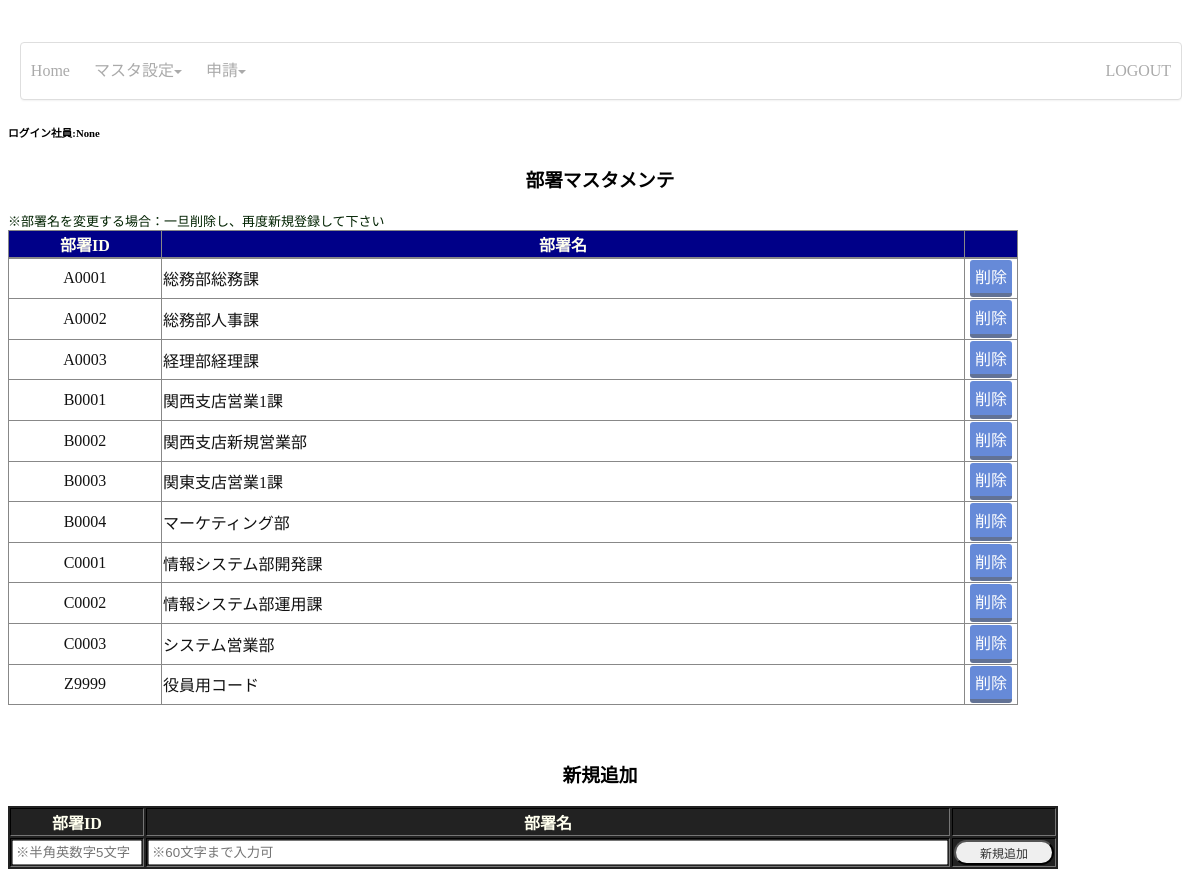
The page /m_busyo on the database its author committed.
### flaski/models.py (models this page shows)
class M_Busyo(Base):
    __tablename__ = 'M_Busyo'
    busyoid = Column(String(5), nullable=False, primary_key=True)
    busyoname = Column(String(60))

### templates/msts/mst.py (the view)
@M_MST.route('/m_busyo', methods=['POST', 'GET']) #blueprintを使う場合、ここは「app.route」ではないので注意！自分の定義したモジュール名を書くこと！
def MST_BUSYO():
    if request.method == 'POST':
           getid = request.form['syainid']
           url = "/m_busyo?id={0}".format(getid)
           Busyo = M_Busyo()
           Busyo.busyoid = request.form['busyo_id']
           Busyo.busyoname = request.form['busyo_name']
           try:
              db.session.add(Busyo)
              db.session.commit()
           except:
              flash('DB更新中にエラーが発生しました(部署マスタ)。キー重複、禁止文字が含まれないかをチェックしてください')
              url = "/m_busyo?id={0}".format(getid)
              return redirect(url)
           finally:
              session.close()
           session.close()
           return redirect(url)
    else:
        getid = request.args.get('id')
        Busyo = M_Busyo.query.all()
        session.close()
        return render_template('msts/m_busyo.html',ID=getid,Busyostr=Busyo,TITLE='部署マスタ')

### templates/msts/m_busyo.html (shortened to what this page needs)
﻿{% extends 'menu_header.html' %}
{% block body %}
<body>
    <form action="/m_busyo" method="post" >
    <h3><center>部署マスタメンテ</center></h3>
<td><font size="2" color="#002200">※部署名を変更する場合：一旦削除し、再度新規登録して下さい</font></td>
   {% if Busyostr|length < 1 %}
    <h4 style="text-align: center">登録情報がありません</h4>
    {% else %}
    <table class="sk_h_l_readonly" border=1>
        <tr>
            <th width="150">部署ID</th>
            <th width="800">部署名</th>
            <th width="50"></th>
        </tr>
    </table>
    <table class="sk_t_l_readonly" border=1>
        {% for Busyo in Busyostr %}
        <tr>
            <td style="width: 150px; height: 25px;"><center>{{ Busyo.busyoid }}</center></td>
            <td style="width: 800px; height: 25px;">{{ Busyo.busyoname }}</td>
            <td width="50">
               <center><a class="btn-detail" name="btndlt" id="btndlt" href="/m_busyo/delete/{{ Busyo.busyoid }}/{{ID}}">削除</a></center>
            </td>
        </tr>
      {% endfor %}
    </table>
    {% endif %}
<br><br>
    <h3><center>新規追加</center></h3>
    <table class="k_head" border=1>
        <tr>
            <th>部署ID</th>
            <th>部署名</th>
            <th></th>
        </tr>
        <tr>
            <td><input type="text" name="busyo_id" id="busyo_id" style="width: 130px; height: 25px;" maxlength="5" minlength="5" pattern="^[0-9A-Za-z]+$" placeholder="※半角英数字5文字" required></td>
            <td><input type="text" name="busyo_name" id="busyo_name" style="width: 800px; height: 25px;" maxlength="60" placeholder="※60文字まで入力可"></td>
            <td><input type="submit" name="shinsei_root_update" id="shinsei_root_update" class="btn-add"  value="新規追加" style="width: 100px; height: 25px;"></td>
            </form>
{% endblock %}

### static/css/menu_header.css (style rules this page uses)
body { background-color: white; }
.k_head { width: 780px; height: 20px; color:#FFFFEE; background-color:#222222; border: 0px solid #222222; }
.sk_h_l_readonly { border-collapse: collapse; height: 20px; color:#FFFFEE ; background-color:#000088; border: 1px solid #888888; }
.sk_t_l_readonly { height: 20px; border-collapse: collapse; background-color: #WHITE; color:#111111; border: 1px solid #888888; }
.btn-detail { display: inline-block; padding: 0.3em 0.3em; text-decoration: none; background: #668ad8; color: #FFF; border-bottom: solid 4px #627295; border-radius: 3px; }
.btn-add { font-size:12px; color: #333333 ; background-color: ##FFFFEE; border-radius: 20px; }

### rows shown on the page
M_Busyo: busyoid "A0001", busyoname "総務部総務課"
M_Busyo: busyoid "A0002", busyoname "総務部人事課"
M_Busyo: busyoid "A0003", busyoname "経理部経理課"
M_Busyo: busyoid "B0001", busyoname "関西支店営業1課"
M_Busyo: busyoid "B0002", busyoname "関西支店新規営業部"
M_Busyo: busyoid "B0003", busyoname "関東支店営業1課"
M_Busyo: busyoid "B0004", busyoname "マーケティング部"
M_Busyo: busyoid "C0001", busyoname "情報システム部開発課"
M_Busyo: busyoid "C0002", busyoname "情報システム部運用課"
M_Busyo: busyoid "C0003", busyoname "システム営業部"
M_Busyo: busyoid "Z9999", busyoname "役員用コード"

### other values the page prints
{{ ID }} "None"
